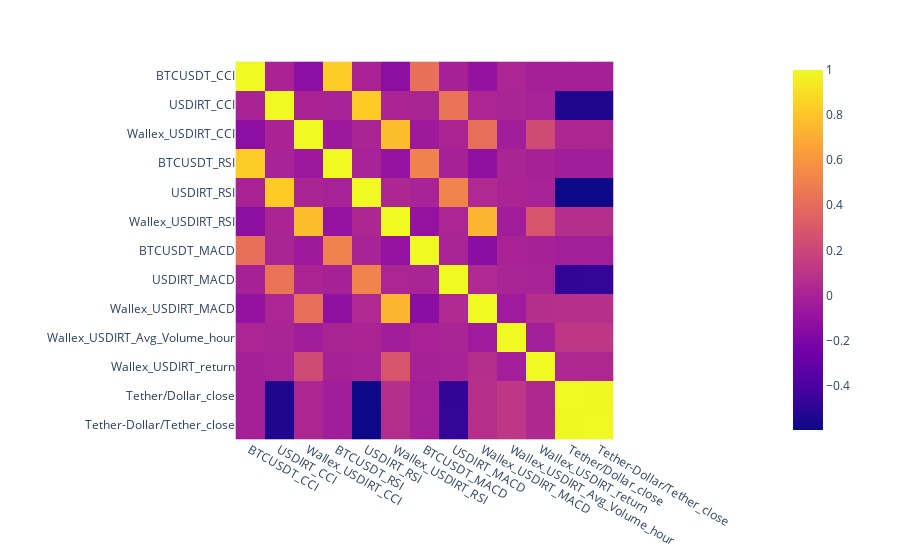

This figure's notebook cell:
### Code cell
px.imshow(X.corr())

### Figure 1 — Plotly figure (JSON) as saved in the notebook; plotly's stock layout.template omitted (floating-point values rounded to 4 significant figures; data arrays with more than 128 entries replaced by an {"elided": "..."} marker saying what was removed)
{"data": [{"coloraxis": "coloraxis", "hovertemplate": "x: %{x}<br>y: %{y}<br>color: %{z}<extra></extra>", "name": "0", "type": "heatmap", "x": ["BTCUSDT_CCI", "USDIRT_CCI", "Wallex_USDIRT_CCI", "BTCUSDT_RSI", "USDIRT_RSI", "Wallex_USDIRT_RSI", "BTCUSDT_MACD", "USDIRT_MACD", "Wallex_USDIRT_MACD", "Wallex_USDIRT_Avg_Volume_hour", "Wallex_USDIRT_return", "Tether/Dollar_close", "Tether-Dollar/Tether_close"], "xaxis": "x", "y": ["BTCUSDT_CCI", "USDIRT_CCI", "Wallex_USDIRT_CCI", "BTCUSDT_RSI", "USDIRT_RSI", "Wallex_USDIRT_RSI", "BTCUSDT_MACD", "USDIRT_MACD", "Wallex_USDIRT_MACD", "Wallex_USDIRT_Avg_Volume_hour", "Wallex_USDIRT_return", "Tether/Dollar_close", "Tether-Dollar/Tether_close"], "yaxis": "y", "z": {"elided": "13x13 float values"}}], "layout": {"coloraxis": {"colorscale": [[0, "#0d0887"], [0.1111, "#46039f"], [0.2222, "#7201a8"], [0.3333, "#9c179e"], [0.4444, "#bd3786"], [0.5556, "#d8576b"], [0.6667, "#ed7953"], [0.7778, "#fb9f3a"], [0.8889, "#fdca26"], [1, "#f0f921"]]}, "margin": {"t": 60}, "xaxis": {"anchor": "y", "constrain": "domain", "domain": [0, 1], "scaleanchor": "y"}, "yaxis": {"anchor": "x", "autorange": "reversed", "constrain": "domain", "domain": [0, 1]}}}
